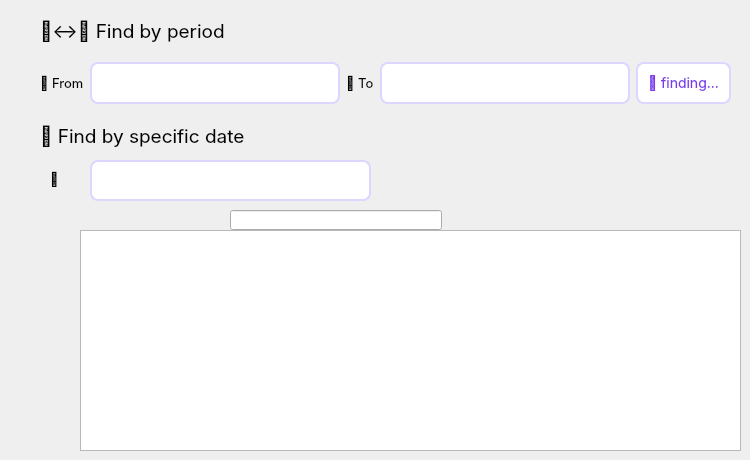
      <widget class="QWidget" name="analyticsPage">
       <widget class="QListWidget" name="searchListWidget">
        <property name="geometry">
         <rect>
          <x>80</x>
          <y>230</y>
          <width>661</width>
          <height>221</height>
         </rect>
        </property>
       </widget>
       <widget class="QLineEdit" name="dateSearchLineEdit">
        <property name="geometry">
         <rect>
          <x>90</x>
          <y>160</y>
          <width>281</width>
          <height>41</height>
         </rect>
        </property>
        <property name="font">
         <font>
          <pointsize>-1</pointsize>
         </font>
        </property>
        <property name="styleSheet">
         <string notr="true">QLineEdit {
    border: 2px solid #DDD6FE;
    border-radius: 8px;
    padding: 10px;
    background: white;
    font-size: 14px;
}
QLineEdit:focus {
    border: 2px solid #7C3AED;
    background: #F5F3FF;
}</string>
        </property>
        <property name="text">
         <string/>
        </property>
       </widget>
       <widget class="QLineEdit" name="lineEdit_3">
        <property name="geometry">
         <rect>
          <x>230</x>
          <y>210</y>
          <width>212</width>
          <height>20</height>
         </rect>
        </property>
        <property name="text">
         <string/>
        </property>
       </widget>
       <widget class="QWidget" name="layoutWidget_2">
        <property name="geometry">
         <rect>
          <x>40</x>
          <y>60</y>
          <width>691</width>
          <height>47</height>
         </rect>
        </property>
        <layout class="QHBoxLayout" name="horizontalLayout_19">
         <item>
          <widget class="QLabel" name="label_35">
           <property name="font">
            <font>
             <family>Inter</family>
             <pointsize>10</pointsize>
            </font>
           </property>
           <property name="styleSheet">
            <string notr="true"> QLabel {
        border: none;
        background: transparent;
    }</string>
           </property>
           <property name="text">
            <string>🔎 From</string>
           </property>
          </widget>
         </item>
         <item>
          <widget class="QLineEdit" name="lineEdit">
           <property name="styleSheet">
            <string notr="true">QLineEdit {
    border: 2px solid #DDD6FE;
    border-radius: 8px;
    padding: 10px;
    background: white;
    font-size: 14px;
}
QLineEdit:focus {
    border: 2px solid #7C3AED;
    background: #F5F3FF;
}</string>
           </property>
           <property name="text">
            <string/>
           </property>
          </widget>
         </item>
         <item>
          <widget class="QLabel" name="label_37">
           <property name="font">
            <font>
             <family>Inter</family>
             <pointsize>10</pointsize>
            </font>
           </property>
           <property name="styleSheet">
            <string notr="true"> QLabel {
        border: none;
        background: transparent;
    }</string>
           </property>
           <property name="text">
            <string>🔎 To</string>
           </property>
          </widget>
         </item>
         <item>
          <widget class="QLineEdit" name="lineEdit_2">
           <property name="styleSheet">
            <string notr="true">QLineEdit {
    border: 2px solid #DDD6FE;
    border-radius: 8px;
    padding: 10px;
    background: white;
    font-size: 14px;
}
QLineEdit:focus {
    border: 2px solid #7C3AED;
    background: #F5F3FF;
}</string>
           </property>
           <property name="text">
            <string/>
           </property>
          </widget>
         </item>
         <item>
          <widget class="QPushButton" name="findButton">
           <property name="font">
            <font>
             <family>Inter</family>
             <pointsize>-1</pointsize>
            </font>
           </property>
           <property name="styleSheet">
            <string notr="true">QPushButton {
    border: 2px solid #DDD6FE;
    border-radius: 8px;
    padding: 10px;
    background: white;
    font-size: 14px;
    color: #7C3AED;
}
QPushButton:hover {
    border: 2px solid #7C3AED;
    background: #F5F3FF;
}
QPushButton:pressed {
    border: 2px solid #5B21B6;
    background: #EDE9FE;
}</string>
           </property>
           <property name="text">
            <string>🔎 finding...</string>
           </property>
          </widget>
         </item>
        </layout>
       </widget>
       <widget class="QLabel" name="label_66">
        <property name="geometry">
         <rect>
          <x>40</x>
          <y>10</y>
          <width>441</width>
          <height>41</height>
         </rect>
        </property>
        <property name="font">
         <font>
          <family>Inter</family>
          <pointsize>14</pointsize>
         </font>
        </property>
        <property name="styleSheet">
         <string notr="true"> QLabel {
        border: none;
        background: transparent;
    }</string>
        </property>
        <property name="text">
         <string>📅↔️📅 Find by period</string>
        </property>
       </widget>
       <widget class="QLabel" name="label_67">
        <property name="geometry">
         <rect>
          <x>40</x>
          <y>120</y>
          <width>361</width>
          <height>31</height>
         </rect>
        </property>
        <property name="font">
         <font>
          <family>Inter</family>
          <pointsize>14</pointsize>
         </font>
        </property>
        <property name="styleSheet">
         <string notr="true"> QLabel {
        border: none;
        background: transparent;
    }</string>
        </property>
        <property name="text">
         <string>📅 Find by specific date</string>
        </property>
       </widget>
       <widget class="QLabel" name="label_70">
        <property name="geometry">
         <rect>
          <x>50</x>
          <y>160</y>
          <width>41</width>
          <height>39</height>
         </rect>
        </property>
        <property name="font">
         <font>
          <family>Inter</family>
          <pointsize>10</pointsize>
         </font>
        </property>
        <property name="styleSheet">
         <string notr="true"> QLabel {
        border: none;
        background: transparent;
    }</string>
        </property>
        <property name="text">
         <string>🔎 </string>
        </property>
       </widget>
      </widget>
